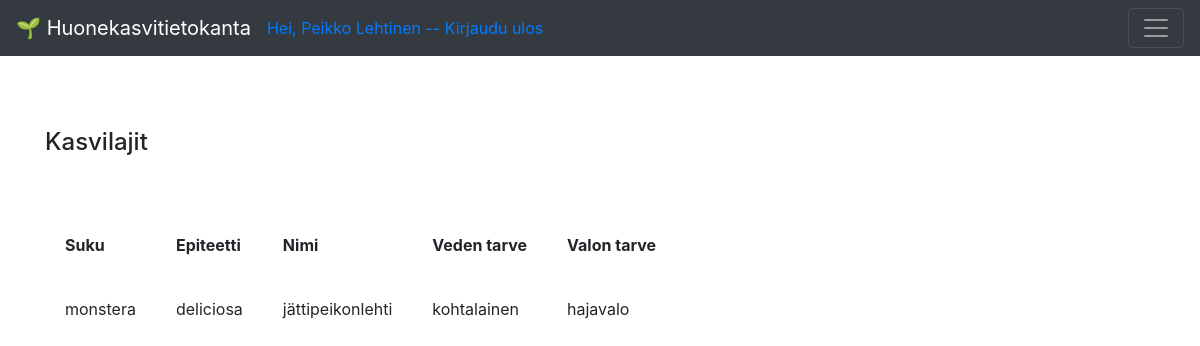
Page /species (signed in) on the earlier database version.
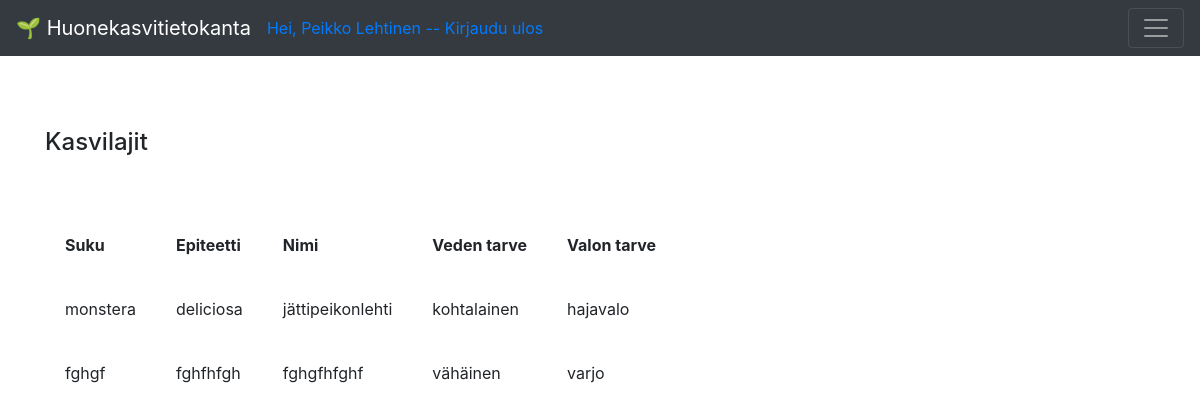
Same page on the later database version.
### application/species/models.py (models this page shows, shortened)
class Species(Base):
    __tablename__ = "species"
    genus = db.Column(db.String(144), nullable=False)
    epithet = db.Column(db.String(144), nullable=False)
    water = db.Column(db.String(144), nullable=False)
    light = db.Column(db.String(144), nullable=False)
    plants = db.relationship('Plant', backref='plant_species', lazy=True)

### application/species/views.py (the view)
@app.route("/species", methods=["GET"])
@login_required(role = "ANY")
def species_index():
    return render_template("species/list.html", species = Species.query.all())

### application/__init__.py (called while the page is built)
def login_required(role = "ANY"):
    def wrapper(fn):
        @wraps(fn)
        def decorated_view(*args, **kwargs):
            if not current_user:
                return login_manager.unauthorized()
            if not current_user.is_authenticated:
                return login_manager.unauthorized()
            unauthorized = False
            if not role == "ANY":
                unauthorized = True
                for user_role in current_user.userrole():
                    if user_role == role:
                        unauthorized = False
                        break
            if unauthorized:
                return login_manager.unauthorized()
            return fn(*args, **kwargs)
        return decorated_view
    return wrapper

@login_manager.user_loader
def load_user(user_id):
    return User.query.get(user_id)

### application/templates/species/list.html (shortened to what this page needs)
{% extends "layout.html" %}
{% block body %}
<h4>Kasvilajit</h4>
<br>
<br>
  <table cellpadding="20">
    <tr>
      <th>Suku</th>
      <th>Epiteetti</th>
      <th>Nimi</th>
      <th>Veden tarve</th>
      <th>Valon tarve</th>
    </tr>
    {% for species in species %}
    <tr>
      <td>{{ species.genus }}</td>
      <td>{{ species.epithet }}</td>
      <td>{{ species.name }}</td>
      <td>{{ species.water }}</td>
      <td>{{ species.light }}</td>
      <td>
      <td>
            </td>
    </tr>
    {% endfor %}
  </table>
{% endblock %}

Differences in the rows shown:
added Species: genus "fghgf", epithet "fghfhfgh", name "fghgfhfghf", water "vähäinen", light "varjo"
